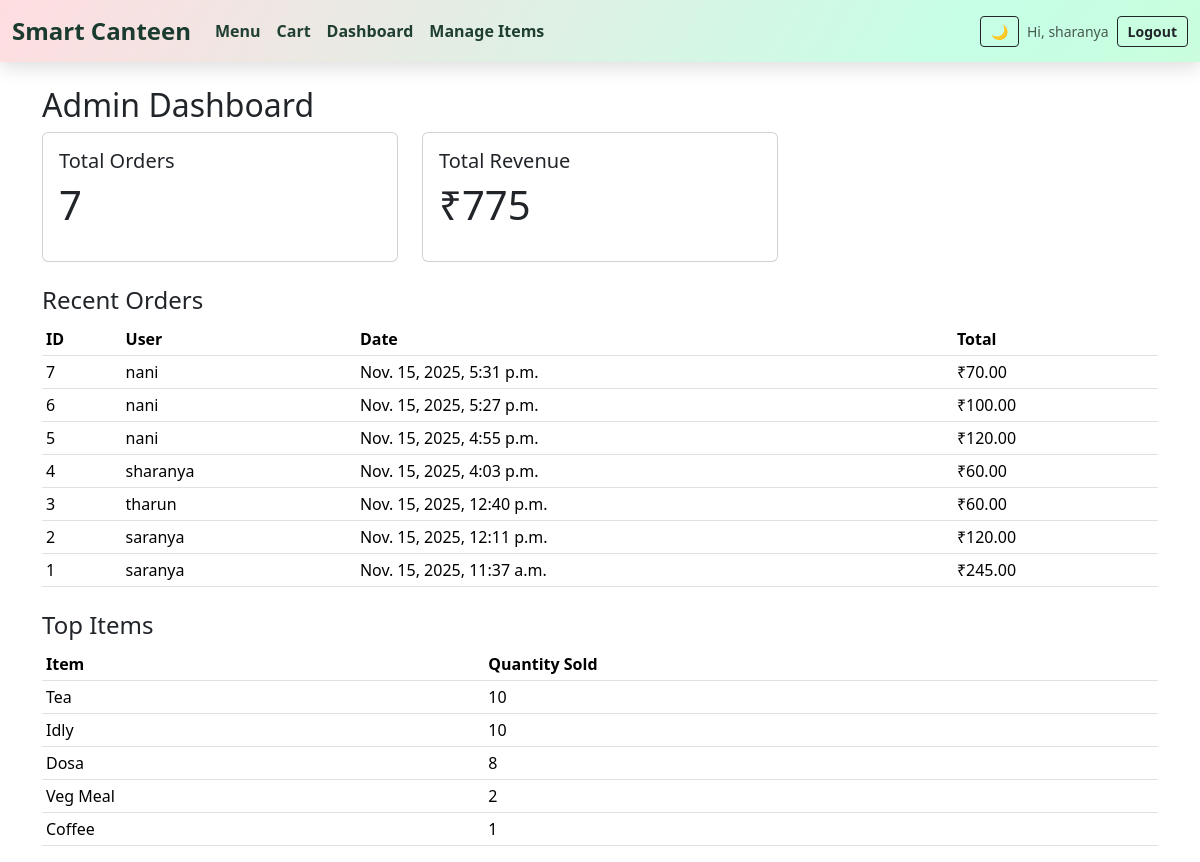
The app's page /dashboard/ (signed in), older data.
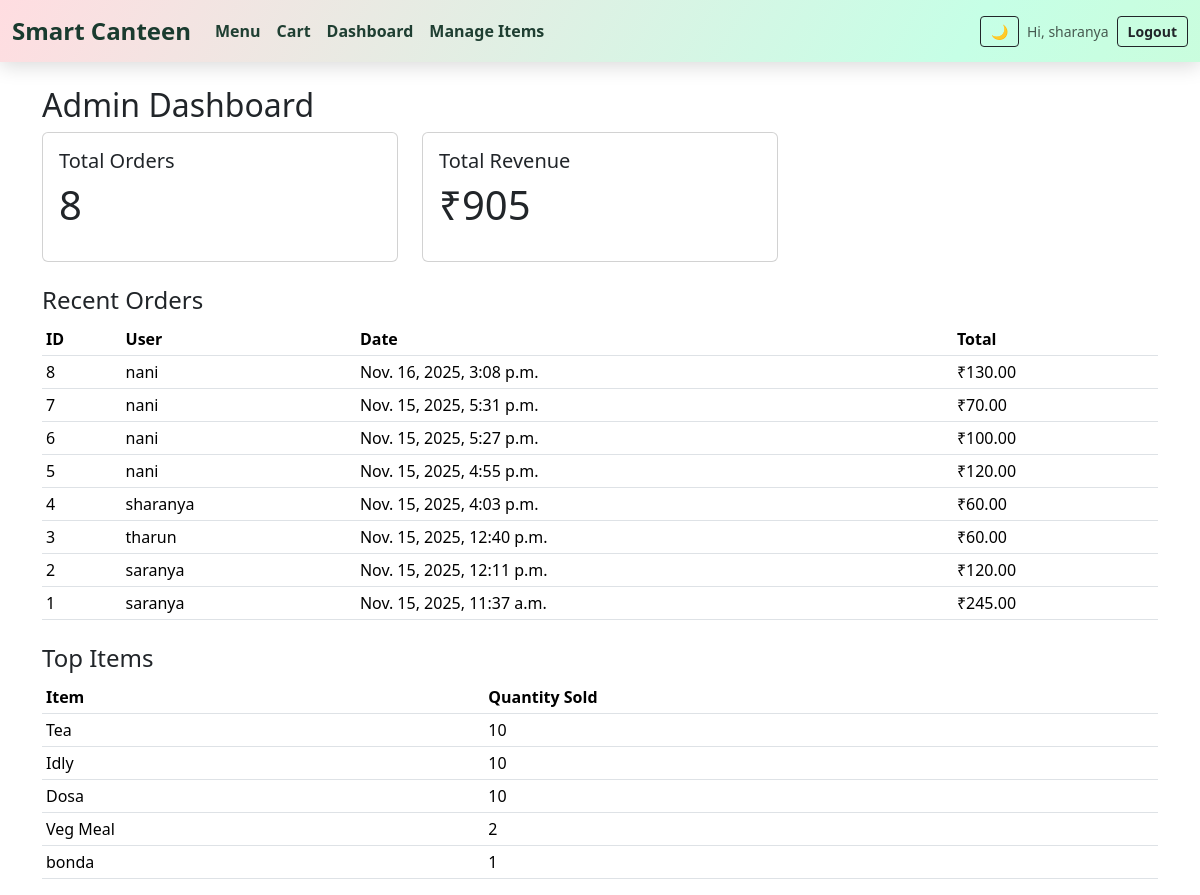
The same page, newer data.
### menu_app/models.py (models this page shows, shortened)
class Order(models.Model):
    user = models.ForeignKey(
        'auth.User',
        on_delete=models.SET_NULL,
        null=True,
        blank=True
    )
    created_at = models.DateTimeField(auto_now_add=True)
    total_price = models.DecimalField(max_digits=10, decimal_places=2, default=0)

class Item(models.Model):
    name = models.CharField(max_length=100)
    description = models.TextField(blank=True)
    price = models.DecimalField(max_digits=7, decimal_places=2)
    category = models.CharField(
        max_length=50,
        choices=CATEGORY_CHOICES,
        blank=True
    )
    available = models.BooleanField(default=True)
    image = models.ImageField(
        upload_to='menu_images/',
        blank=True,
        null=True
    )
    rating = models.PositiveIntegerField(
        default=0,
        validators=[
            MinValueValidator(0),
            MaxValueValidator(5)
        ]
    )

### menu_app/views.py (the view)
# urls.py: path('dashboard/', views.dashboard, name='dashboard'),
@user_passes_test(lambda u: u.is_staff)
def dashboard(request):
    total_orders = Order.objects.count()
    total_revenue = Order.objects.aggregate(Sum('total_price'))['total_price__sum'] or 0
    recent_orders = Order.objects.order_by('-created_at')[:10]
    top_items = (
        OrderItem.objects
        .values('item__name')
        .annotate(total_qty=Sum('quantity'))
        .order_by('-total_qty')[:5]
    )
    context = {
        'total_orders': total_orders,
        'total_revenue': total_revenue,
        'recent_orders': recent_orders,
        'top_items': top_items,
    }
    return render(request, 'dashboard.html', context)

### templates/dashboard.html
{% extends 'base.html' %}
{% block content %}
<h2>Admin Dashboard</h2>
<div class="row mb-4">
  <div class="col-md-4">
    <div class="card">
      <div class="card-body">
        <h5>Total Orders</h5>
        <p class="display-6">{{ total_orders }}</p>
      </div>
    </div>
  </div>
  <div class="col-md-4">
    <div class="card">
      <div class="card-body">
        <h5>Total Revenue</h5>
        <p class="display-6">₹{{ total_revenue }}</p>
      </div>
    </div>
  </div>
</div>
<h4>Recent Orders</h4>
<table class="table table-sm">
  <thead>
    <tr>
      <th>ID</th>
      <th>User</th>
      <th>Date</th>
      <th>Total</th>
    </tr>
  </thead>
  <tbody>
    {% for order in recent_orders %}
    <tr>
      <td>{{ order.id }}</td>
      <td>{{ order.user }}</td>
      <td>{{ order.created_at }}</td>
      <td>₹{{ order.total_price }}</td>
    </tr>
    {% empty %}
    <tr><td colspan="4">No orders yet.</td></tr>
    {% endfor %}
  </tbody>
</table>
<h4 class="mt-4">Top Items</h4>
<table class="table table-sm">
  <thead>
    <tr>
      <th>Item</th>
      <th>Quantity Sold</th>
    </tr>
  </thead>
  <tbody>
    {% for row in top_items %}
    <tr>
      <td>{{ row.item__name }}</td>
      <td>{{ row.total_qty }}</td>
    </tr>
    {% empty %}
    <tr><td colspan="2">No data.</td></tr>
    {% endfor %}
  </tbody>
</table>
{% endblock %}

Row changes from the older to the newer data that the page shows:
no longer on this page (row unchanged): Item: item__name "Coffee", total_qty "1"
added Order: id "8", user "nani", created_at "Nov. 16, 2025, 3:08 p.m.", total_price "130.00"
computed for Item "Dosa": total_qty "8" → "10"
now on this page (row unchanged): Item: item__name "bonda", total_qty "1"
Text that changed along with them:
{{ total_orders }}: "7" → "8"
{{ total_revenue }}: "775" → "905"
